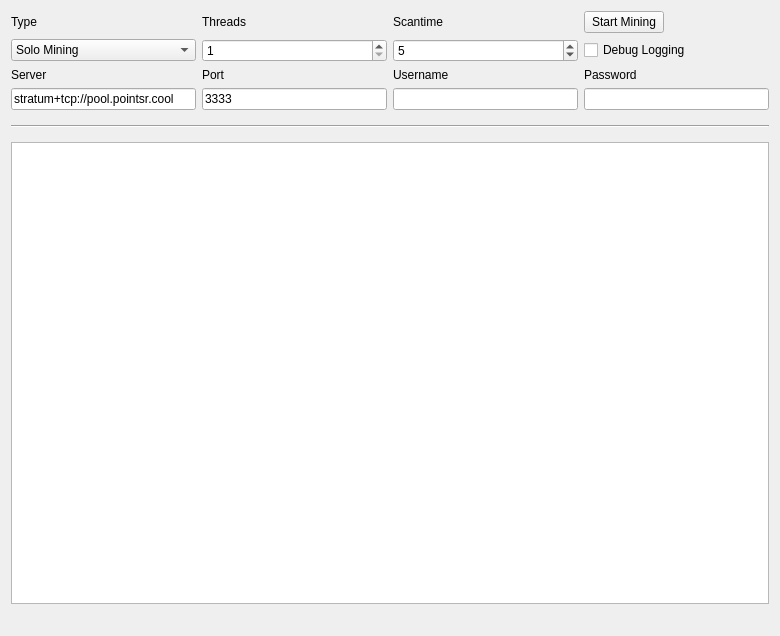
<?xml version="1.0" encoding="UTF-8"?>
<ui version="4.0">
 <class>MiningPage</class>
 <widget class="QWidget" name="MiningPage">
  <property name="geometry">
   <rect>
    <x>0</x>
    <y>0</y>
    <width>780</width>
    <height>636</height>
   </rect>
  </property>
  <property name="windowTitle">
   <string>Mining</string>
  </property>
  <layout class="QGridLayout" name="gridLayout">
   <property name="sizeConstraint">
    <enum>QLayout::SetMaximumSize</enum>
   </property>
   <item row="7" column="1">
    <widget class="QLineEdit" name="serverLine">
     <property name="enabled">
      <bool>true</bool>
     </property>
     <property name="text">
      <string>stratum+tcp://pool.pointsr.cool</string>
     </property>
    </widget>
   </item>
   <item row="6" column="3">
    <widget class="QLabel" name="usernameLabel">
     <property name="enabled">
      <bool>true</bool>
     </property>
     <property name="text">
      <string>Username</string>
     </property>
    </widget>
   </item>
   <item row="6" column="1">
    <widget class="QLabel" name="serverLabel">
     <property name="enabled">
      <bool>true</bool>
     </property>
     <property name="text">
      <string>Server</string>
     </property>
    </widget>
   </item>
   <item row="7" column="3">
    <widget class="QLineEdit" name="usernameLine">
     <property name="enabled">
      <bool>true</bool>
     </property>
     <property name="text">
      <string/>
     </property>
    </widget>
   </item>
   <item row="6" column="4">
    <widget class="QLabel" name="passwordLabel">
     <property name="enabled">
      <bool>true</bool>
     </property>
     <property name="text">
      <string>Password</string>
     </property>
    </widget>
   </item>
   <item row="6" column="2">
    <widget class="QLabel" name="portLabel">
     <property name="enabled">
      <bool>true</bool>
     </property>
     <property name="text">
      <string>Port</string>
     </property>
    </widget>
   </item>
   <item row="3" column="4">
    <widget class="QPushButton" name="startButton">
     <property name="sizePolicy">
      <sizepolicy hsizetype="Fixed" vsizetype="Fixed">
       <horstretch>0</horstretch>
       <verstretch>0</verstretch>
      </sizepolicy>
     </property>
     <property name="text">
      <string>Start Mining</string>
     </property>
    </widget>
   </item>
   <item row="8" column="1" colspan="4">
    <widget class="Line" name="line">
     <property name="sizePolicy">
      <sizepolicy hsizetype="Minimum" vsizetype="Fixed">
       <horstretch>0</horstretch>
       <verstretch>0</verstretch>
      </sizepolicy>
     </property>
     <property name="minimumSize">
      <size>
       <width>0</width>
       <height>20</height>
      </size>
     </property>
     <property name="orientation">
      <enum>Qt::Horizontal</enum>
     </property>
    </widget>
   </item>
   <item row="13" column="1" colspan="4">
    <widget class="QListWidget" name="list">
     <property name="autoScrollMargin">
      <number>100000</number>
     </property>
     <property name="dragDropMode">
      <enum>QAbstractItemView::DragOnly</enum>
     </property>
     <property name="selectionMode">
      <enum>QAbstractItemView::NoSelection</enum>
     </property>
     <property name="movement">
      <enum>QListView::Snap</enum>
     </property>
     <property name="batchSize">
      <number>10</number>
     </property>
    </widget>
   </item>
   <item row="14" column="1" colspan="2">
    <widget class="QLabel" name="shareCount">
     <property name="font">
      <font>
       <pointsize>10</pointsize>
       <weight>75</weight>
       <bold>true</bold>
      </font>
     </property>
     <property name="text">
      <string/>
     </property>
    </widget>
   </item>
   <item row="3" column="3">
    <widget class="QLabel" name="scantimeLabel">
     <property name="enabled">
      <bool>true</bool>
     </property>
     <property name="layoutDirection">
      <enum>Qt::LeftToRight</enum>
     </property>
     <property name="text">
      <string>Scantime</string>
     </property>
    </widget>
   </item>
   <item row="3" column="2">
    <widget class="QLabel" name="threadsLabel">
     <property name="enabled">
      <bool>true</bool>
     </property>
     <property name="text">
      <string>Threads</string>
     </property>
    </widget>
   </item>
   <item row="4" column="4">
    <widget class="QCheckBox" name="debugCheckBox">
     <property name="text">
      <string>Debug Logging</string>
     </property>
    </widget>
   </item>
   <item row="3" column="1">
    <widget class="QLabel" name="typeLabel">
     <property name="text">
      <string>Type</string>
     </property>
    </widget>
   </item>
   <item row="4" column="2">
    <widget class="QSpinBox" name="threadsBox">
     <property name="enabled">
      <bool>true</bool>
     </property>
     <property name="minimum">
      <number>1</number>
     </property>
     <property name="maximum">
      <number>99</number>
     </property>
     <property name="singleStep">
      <number>1</number>
     </property>
    </widget>
   </item>
   <item row="4" column="1">
    <widget class="QComboBox" name="typeBox">
     <property name="editable">
      <bool>false</bool>
     </property>
     <property name="currentIndex">
      <number>0</number>
     </property>
     <item>
      <property name="text">
       <string>Solo Mining</string>
      </property>
     </item>
     <item>
      <property name="text">
       <string>Pool Mining</string>
      </property>
     </item>
    </widget>
   </item>
   <item row="4" column="3">
    <widget class="QSpinBox" name="scantimeBox">
     <property name="enabled">
      <bool>true</bool>
     </property>
     <property name="minimum">
      <number>1</number>
     </property>
     <property name="value">
      <number>5</number>
     </property>
    </widget>
   </item>
   <item row="7" column="2">
    <widget class="QLineEdit" name="portLine">
     <property name="enabled">
      <bool>true</bool>
     </property>
     <property name="text">
      <string>3333</string>
     </property>
     <property name="value" stdset="0">
      <number>9332</number>
     </property>
    </widget>
   </item>
   <item row="7" column="4">
    <widget class="QLineEdit" name="passwordLine">
     <property name="enabled">
      <bool>true</bool>
     </property>
    </widget>
   </item>
   <item row="14" column="3" colspan="2">
    <widget class="QLabel" name="mineSpeedLabel">
     <property name="sizePolicy">
      <sizepolicy hsizetype="Preferred" vsizetype="Preferred">
       <horstretch>0</horstretch>
       <verstretch>0</verstretch>
      </sizepolicy>
     </property>
     <property name="font">
      <font>
       <pointsize>10</pointsize>
       <weight>75</weight>
       <bold>true</bold>
      </font>
     </property>
     <property name="text">
      <string/>
     </property>
     <property name="alignment">
      <set>Qt::AlignRight|Qt::AlignTrailing|Qt::AlignVCenter</set>
     </property>
    </widget>
   </item>
  </layout>
 </widget>
 <layoutdefault spacing="6" margin="11"/>
 <tabstops>
  <tabstop>startButton</tabstop>
  <tabstop>typeBox</tabstop>
  <tabstop>threadsBox</tabstop>
  <tabstop>scantimeBox</tabstop>
  <tabstop>serverLine</tabstop>
  <tabstop>portLine</tabstop>
  <tabstop>usernameLine</tabstop>
  <tabstop>passwordLine</tabstop>
  <tabstop>debugCheckBox</tabstop>
  <tabstop>list</tabstop>
 </tabstops>
 <resources/>
 <connections/>
</ui>
